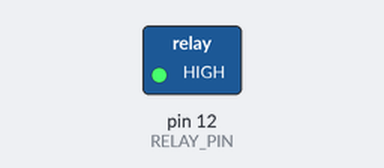
Bench run of a sketch on a simulated Arduino Uno, built with avr-gcc and run on an emulated ATmega328P. On the bench: switched loads named in the sketch (green lamp = pin HIGH).

Above: at 1.0 s.
At 3.0 s:
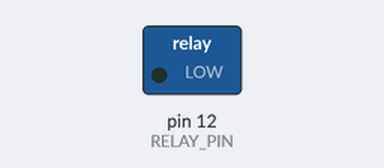
Timing chart, 0 to 5.2 s (numbered marks = the images above):
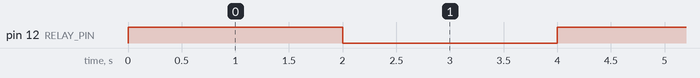

The sketch:

WaterPumpTest.ino
```cpp
#define RELAY_PIN 12 // Pin connected to the relay module

void setup() {
  pinMode(RELAY_PIN, OUTPUT); // Set the relay pin as an output
}

void loop() {
  digitalWrite(RELAY_PIN, HIGH); // Activate the relay
  delay(2000); // Wait for 2 seconds

  digitalWrite(RELAY_PIN, LOW); // Deactivate the relay
  delay(2000); // Wait for another 2 seconds
}
```

Measured:
- by itself, pin 12 (RELAY_PIN): alternates HIGH for 2.0 s and LOW for 2.0 s
